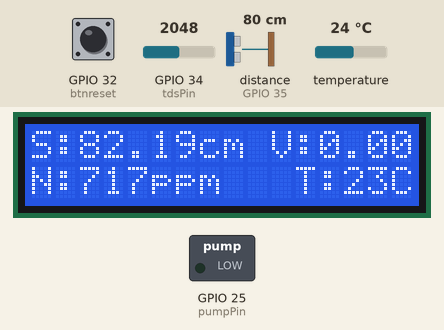
This program was run on a simulated ESP32. On the bench: 16×2 character LCD, switched loads named in the program (green lamp = pin HIGH). Wiring (inferred from the names in the program): ultrasonic range finder: trigger GPIO 33; echo GPIO 35. Inputs (shaded band) come from the test bench; at power-on: distance to the obstacle (sensor on GPIO 35) 80 cm, temperature 24 °C, GPIO 34 (tdsPin) = 2048, GPIO 32 (btnreset) HIGH. The echo pulse lasts 58.3 µs per cm; WiFi joins after 1.5 s; servers stay silent unless stated; EEPROM starts erased; no MQTT or app messages arrive unless stated; pins used as bus, display or sensor lines are not drawn; what the program prints to the serial monitor is not drawn.

Above: at 1.7 s.
1.8 s: distance to the obstacle (sensor on GPIO 35) set to 2 cm
At 12.5 s:
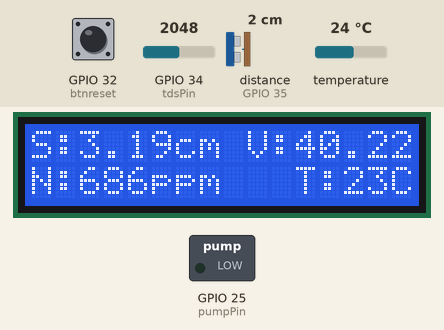
13.6 s: temperature set to 12 °C
At 24.2 s:
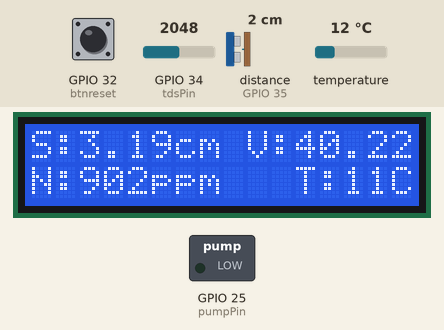
24.6 s: GPIO 34 (tdsPin) set to 2866
At 34.7 s:
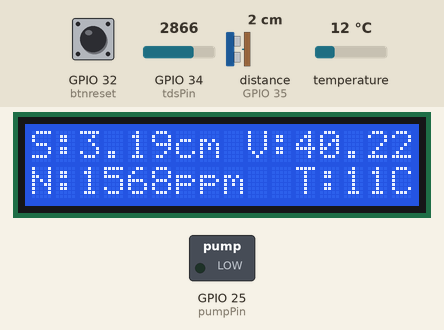
35.6 s: distance to the obstacle (sensor on GPIO 35) set to 4 cm
At 46.4 s:
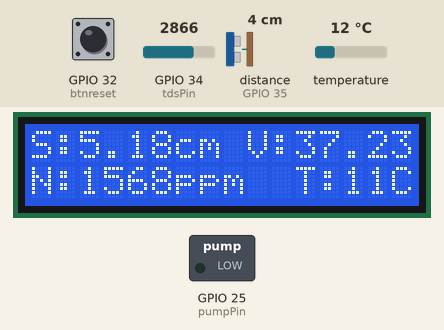
46.7 s: temperature set to 19 °C
At 56.9 s:
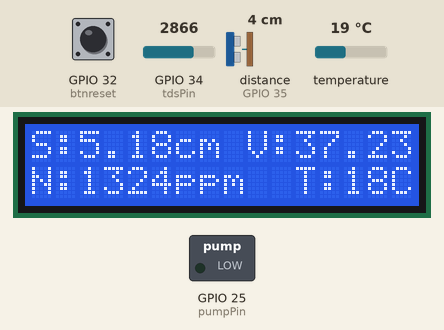
57.7 s: GPIO 34 (tdsPin) set to 3603
At 68.6 s:
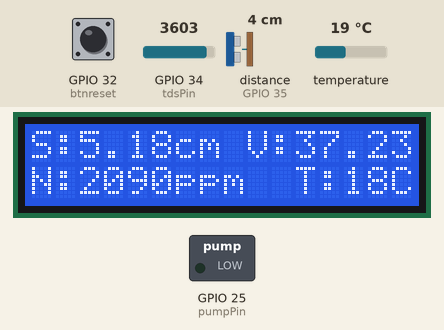
Timing chart, 0 to 69.7 s (numbered marks = the images above; inputs shaded):
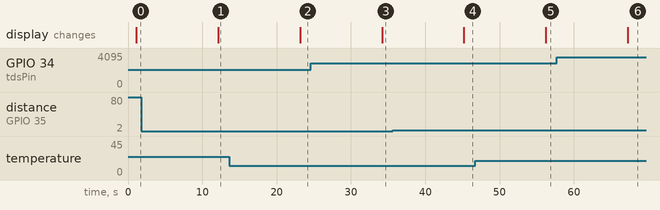

Measured:
- after the input at 1.8 s, the display: changes after 10.3 s (image 1)
- after the input at 13.6 s, the display: changes after 9.6 s (image 2)
- after the input at 24.6 s, the display: changes after 9.6 s (image 3)
- after the input at 35.6 s, the display: changes after 9.6 s (image 4)
- after the input at 46.7 s, the display: changes after 9.5 s (image 5)
- after the input at 57.7 s, the display: changes after 9.6 s (image 6)

The program:

main.cpp
```cpp
#include <Arduino.h>
#include <WiFi.h>
#include <WiFiClient.h>
#include <WiFiUdp.h>
#include <MQTT.h>
#include <Wire.h>
#include <LiquidCrystal_I2C.h>
#include <DallasTemperature.h>
#include <EEPROM.h>
#include <GravityTDS.h>
#include <WebServer.h>
#include <HTML.h>
#include <Preferences.h>
#include <freertos/FreeRTOS.h>
#include <freertos/task.h>
#include <ArduinoJson.h>

#define VREF 3.3
#define sampel 30

//Per-define an PinOut
#define tempPin 18
#define tdsPin 34 //set di pin Analog (ADC)
#define trigPin 33
#define echoPin 35
#define pumpPin 25
#define btnreset 32

//Object name
WebServer server(80);

WiFiClient espClient;
MQTTClient client(512);
OneWire oneWire(tempPin);
DallasTemperature sensors (&oneWire);
GravityTDS gravityTds;
LiquidCrystal_I2C lcd(0x27, 16,2);
Preferences preferences;


//credential MQTT Broker
const char broker[] = "broker.emqx.io";
const int port = 1883 ;

char jsonKontrolBuffer[350];
char jsonKontrol[350];

//This is Global Variabel
int buttom_setpoint = 800;
int top_setpoint = 840;
float flowrate = 1.55;

String buffer;
int tdsBefore, tdsAfter, ppmNeed;
bool bufferstatus;

//credential APMode ESP32
const char *ssidAP = "Tho-Tech";
const char *passAP = "012345678";
String ssidNew, passNew;

//Variable for temp sensor
int tempC;
//Variable for Tds Sensor
unsigned int tdsValue, tdsKontrol;
//Variable for HC-SR04
float distance, sound_speed = 0.034, tinggi;
long duration;
//variabel for volume box
float panjang = 50; //50cm
float lebar = 30; //30cm
float tinggi_total = 30; //30cm
//variabel for controls sistem
float volumeNutrition, activePump, volume;
bool state = false;

//define task
void kontrolTask(void *parameters);
void connectionTask(void *parameters);
void monitoringTask(void *parameters);

//Get Tempterature Value
void tempRead (){
  sensors.requestTemperatures();
  int suhu = sensors.getTempCByIndex(0);
  tempC = suhu-0.6;
  Serial.println("Suhu : "+ String(tempC));
}

float kValue;
//Get PPM Value
void tdsRead(){
  unsigned int tdsSum = 0;
  for (int i = 0; i<20; i++){
  gravityTds.update();
  gravityTds.setTemperature(tempC);
  unsigned int tds = gravityTds.getTdsValue();
  tdsSum += tds;
  vTaskDelay(10);
  }
  tdsValue = tdsSum/20;
  kValue = gravityTds.getKvalue();
  Serial.print(" PPM : "+String(tdsValue));
  Serial.println("Analog value : " + String(analogRead(tdsPin)));
  Serial.println("kValue : " + String(kValue));
}

//Get Volume Value
void volumeRead(){
  digitalWrite(trigPin,LOW);
  delayMicroseconds(2);
  digitalWrite(trigPin,HIGH);
  delayMicroseconds(10);
  digitalWrite(trigPin,LOW);
//get distance sensor from water level
  duration = pulseIn(echoPin,HIGH);
  distance = (duration * sound_speed/2) + 1.2;

  tinggi = tinggi_total - distance;
  volume = panjang*lebar*tinggi/1000; //get volume in cm3 and convert to liter
  volume<=0? volume=0 : volume=volume;
}

//Handle save wifi credential
void handleSave() {
  ssidNew = server.arg("ssidNew");
  passNew = server.arg("passNew");

  preferences.begin("WiFi-Config", false);
  preferences.putString("ssid", ssidNew);
  preferences.putString("pass", passNew);

  server.send(200,"text/html", sukses_html);
  vTaskDelay(2000);

  if (preferences.isKey("ssid")){
    WiFi.softAPdisconnect(true);
    vTaskDelay(10);
    preferences.end();
    ESP.restart();
  } else {
    Serial.println("Gagal menyimpan WiFi COnfiguration");
  }
}

//connect to Wifi
void Connect(){

    if (ssidNew!="") {
      WiFi.begin(ssidNew.c_str(), passNew.c_str());
      Serial.print("Connecting to WiFi");
      while (WiFi.status() != WL_CONNECTED) {
        vTaskDelay(500);
        Serial.print(".");
      }
      Serial.println("Berhasil terkoneksi ke " + ssidNew);
    } else {
      Serial.println("No WiFi credentials found.");
    }

  }

//get mac addres
String getMACAddress() {
  uint8_t mac[6];  // Array to save MAC address
  String macStr = "";

  // Get MAC address
  WiFi.macAddress(mac);

  // Convert MAC address from byte array to string
  for (int i = 0; i < 6; i++) {
    macStr += String(mac[i], HEX);  // Convert byte to hexadecimal
    if (i < 5) {
      macStr += ":";  // Add ":" as saparator between byte
    }
  }

  return macStr;  // Return MAC address in String
}

// connect to mqtt
  void connectToMQTT() {
    while (!client.connected()) {
      String clientID = getMACAddress(); //use MAC Adrres as client id
      Serial.print("Connecting to MQTT...");
      if (client.connect(clientID.c_str())) {
        Serial.println("connected to MQTT");
      } else {
        Serial.print("failed, rc=");
        Serial.println(" trying again in 2 seconds");
        vTaskDelay(2000);
      }
    }
}

//Load Wifi Login Dashboard
void handleRoot(){
  server.send(200, "text/html", index_html);
}

//Function to reset wifi credentials
void IRAM_ATTR changeWiFi_ISR(){
  // state = true;
  preferences.begin("WiFi-Config", false);
  preferences.clear();
  preferences.end();

  ssidNew = "";
  passNew = "";

  ESP.restart();
}

//Function to Count control systems parameters
float volumeKontrol = 0;
// void kontrol_nutrition(){
//   //count ppm nutrition needed
//   ppmNeed = top_setpoint - tdsBefore;
//   //count volume nutrition needed
//   volumeNutrition = (float(ppmNeed)/1000)*5*volumeKontrol;
//   //count time to activate pump (in milisecond)
//   activePump = (volumeNutrition / flowrate) * 1000;
//   //activate pump
//   digitalWrite(pumpPin, HIGH);
//   vTaskDelay(activePump);
//   digitalWrite(pumpPin,LOW);
// }

void setup() {
  Serial.begin(115200);
  EEPROM.begin(512);
  pinMode(trigPin,OUTPUT);
  pinMode(echoPin,INPUT);
  pinMode(pumpPin,OUTPUT);
  pinMode(btnreset,INPUT);
  pinMode(tdsPin, INPUT);

  attachInterrupt(btnreset,changeWiFi_ISR,FALLING);

  sensors.begin();
  gravityTds.setPin(tdsPin);
  gravityTds.setAdcRange(4096);
  gravityTds.setAref(3.3);
  gravityTds.begin();
  lcd.init();
  lcd.backlight();

preferences.begin("WiFi-Config", true);
  if (preferences.isKey("ssid")){

    ssidNew = preferences.getString("ssid");
    passNew = preferences.getString("pass");
    preferences.end();
    Serial.println("ssid : " + ssidNew);
    Serial.println("password : " + passNew);
    Connect();
  } else {
    preferences.end();
    Serial.println("ssid & pass Not Found..!!!!");
    WiFi.softAP(ssidAP,passAP);
    IPAddress myIP = WiFi.softAPIP();
    Serial.print("Login ke Jaringan : ");
    Serial.println(myIP);

    server.on("/", handleRoot);
    server.on("/action_page", handleSave);
    server.begin();
    Serial.println("Server On");
  }
  client.begin(broker, port, espClient);
  client.setKeepAlive(60);

  xTaskCreatePinnedToCore(connectionTask, "Connecting to WiFi and MQTT Broker", 2048, NULL, 1, NULL, 0);
  xTaskCreatePinnedToCore(monitoringTask, "Sensing & Monitoring", 4096, NULL, 1, NULL, 0);
  xTaskCreatePinnedToCore(kontrolTask, "Kontrol system", 6000, NULL, 1, NULL, 1);
}

void loop() {
  if (WiFi.getMode() == WIFI_AP) {
    server.handleClient();
  }
  client.loop();
}

//Connection Task
void connectionTask(void *parameters){
  for (;;){
      if(WiFi.status()!= WL_CONNECTED){
          Serial.println("Connecting To WiFi...");
          Connect();
          vTaskDelay(1000);
        } else{
          Serial.println("Wifi connected");
        }
      if (!client.connected()) {
        Serial.println("Trying COnnect to MQTT...");
        connectToMQTT();
        vTaskDelay(1000);
      } else {
        Serial.println("Connected to MQTT");
      }
    vTaskDelay(500);
   }
  }

//Monitoring Task
void monitoringTask(void *parameters){
  for(;;){
  tempRead();
  tdsRead();
  volumeRead();
  float volmon = volume;
  int temp = tempC;

  lcd.clear();
  lcd.setCursor(0, 0);
  lcd.print("S:");
  lcd.print(distance);
  lcd.print("cm");
  lcd.print(" V:");
  lcd.print(volmon);
  lcd.print("L");

  lcd.setCursor(0, 1);
  lcd.print("N:");
  lcd.print(tdsValue);
  lcd.print("ppm");
  lcd.setCursor(11,1);
  lcd.print("T:");

  lcd.print(temp);
  lcd.print("C");

//Send data to server by MQTT using Json Format
  StaticJsonDocument<150> dataMonitoring;
  dataMonitoring["suhu"] = temp;
  dataMonitoring["ppm"] = tdsValue;
  dataMonitoring["volume"] = volmon;

  char jsonBuffer[150];
  serializeJson(dataMonitoring,jsonBuffer);
  if(client.connected()){
    client.publish("skripsi/monitoring/POPNpHBIoTBVLN", jsonBuffer);
    Serial.println("Terhubung ke MQTT dengan Topik : skripsi/monitoring ");
  } else {
    Serial.println("MQTT tidak terhubung");
  }

  Serial.println("ssid : " + ssidNew + "    pass : " + passNew);
  Serial.println("jarak : " + String(distance));
  Serial.println("panjang : " + String(panjang));
  Serial.println("lebar : " + String(lebar));
  Serial.println("tinggi box media : " + String(tinggi_total));
  Serial.println("tinggi: " + String(tinggi));
  Serial.println("volume : " + String(volmon));
  Serial.println("setpoint atas : " + String(top_setpoint));
  Serial.println("setpoint bawah : " + String(buttom_setpoint));
  Serial.println("flowrate : " + String(flowrate));
  Serial.println("Volume nutrisi : " + String(volumeNutrition));
  Serial.println("kebutuhan nutrisi : " + String(ppmNeed));
  Serial.println("waktu pompa aktif : " + String(activePump));
  Serial.println("Volume kontrol : " + String(volumeKontrol));
  vTaskDelay(10000);
  }
}

//Control Nutrition Task
void kontrolTask(void *parameters){
  for (;;){
    if (buttom_setpoint != 0){
      tdsRead();
      tdsKontrol = tdsValue;
      volumeRead();
      float volKon = volume;
      if (tdsKontrol<= buttom_setpoint){
        tdsBefore = tdsKontrol;
        volumeKontrol = volKon;

        ppmNeed = top_setpoint - tdsBefore;
        //count volume nutrition needed
        volumeNutrition = (float(ppmNeed)/1000)*5*volumeKontrol;
        //count time to activate pump (in milisecond)
        activePump = (volumeNutrition / flowrate) * 1000;
        //activate pump
        digitalWrite(pumpPin, HIGH);
        vTaskDelay(activePump);
        digitalWrite(pumpPin,LOW);
        vTaskDelay(1800000);
        tdsRead();
        tdsAfter = tdsValue;

        if (!client.connected()){
          // kontrol_nutrition();
          // vTaskDelay(1800000);
          // tdsRead();
          // tdsAfter = tdsValue;
          StaticJsonDocument <350> bufferDatakontrol;
          bufferDatakontrol["suhu"] = tempC;
          bufferDatakontrol["volume"] = volumeKontrol;
          bufferDatakontrol["ppm_before"] = tdsBefore;
          bufferDatakontrol["ppm_after"] = tdsAfter;
          bufferDatakontrol["selisih"] = ppmNeed;
          bufferDatakontrol["Vnutrisi"] = volumeNutrition;
          bufferDatakontrol["active_pump"] = activePump;
          bufferDatakontrol["setpoint"] = top_setpoint;

          serializeJson(bufferDatakontrol,jsonKontrolBuffer);
          bufferstatus = true;
        } else {
          // kontrol_nutrition();
          // vTaskDelay(1800000);
          // tdsRead();
          // tdsAfter = tdsValue;
          StaticJsonDocument<350> datakontrol;
          datakontrol["suhu"] = tempC;
          datakontrol["volume"] = volumeKontrol;
          datakontrol["ppm_before"] = tdsBefore;
          datakontrol["ppm_after"] = tdsAfter;
          datakontrol["selisih"] = ppmNeed;
          datakontrol["Vnutrisi"] = volumeNutrition;
          datakontrol["active_pump"] = activePump;
          datakontrol["setpoint"] = top_setpoint;

          serializeJson(datakontrol,jsonKontrol);
          //if(client.connected()){
             client.publish("skripsi/dataKontrol/POPNpHBIoTBVLN", jsonKontrol);
          //}
        Serial.println("Gagal Publish data");
      }
      Serial.println(jsonKontrol);
    }
      if (bufferstatus && client.connected()){

        client.publish("skripsi/dataKontrol/POPNpHBIoTBVLN",jsonKontrolBuffer);
        bufferstatus = false;
      }
    }
    vTaskDelay(1000);
  }
}
```
